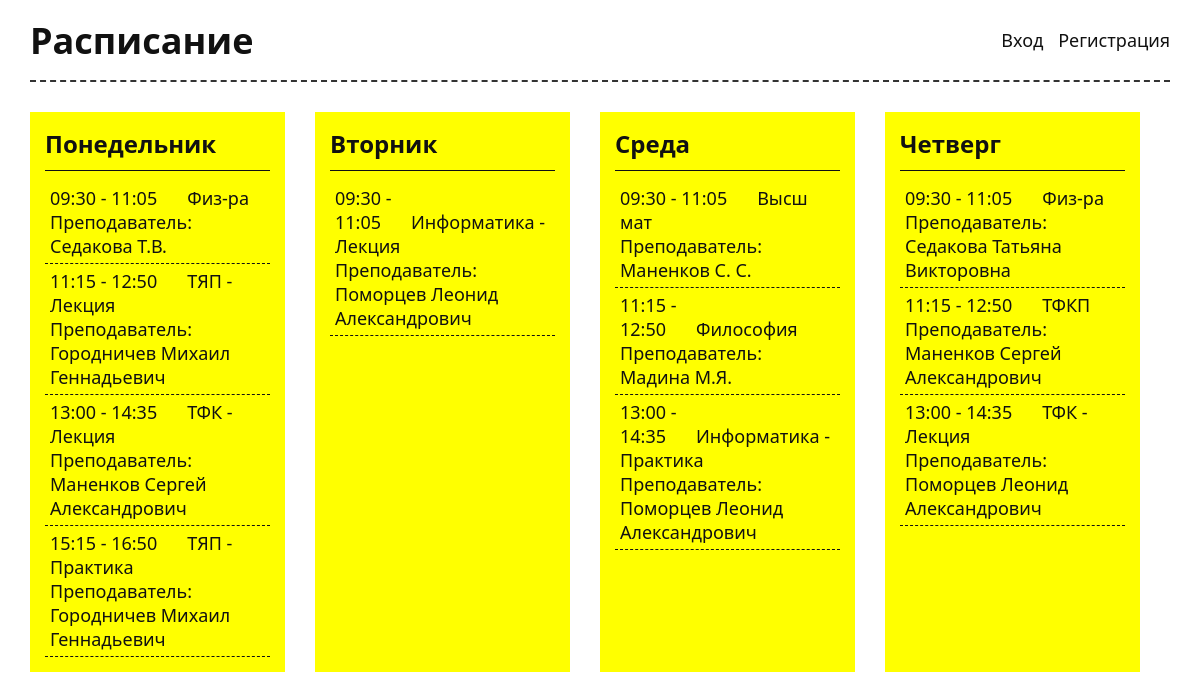
The page / on the database its author committed.
### app/models.py (models this page shows, shortened)
class Days(models.Model):
	title = models.CharField(max_length = 30)
	lesson1 = models.CharField(max_length = 50, null=True, blank=True)
	time1 = models.CharField(max_length = 15, null=True, blank=True)
	teacher1 = models.CharField(max_length = 55, null=True, blank=True)
	lesson2 = models.CharField(max_length = 50, null=True, blank=True)
	time2 = models.CharField(max_length = 15, null=True, blank=True)
	teacher2 =models.CharField(max_length = 55, null=True, blank=True)
	lesson3 = models.CharField(max_length = 50, null=True, blank=True)
	time3 = models.CharField(max_length = 15, null=True, blank=True)
	teacher3 = models.CharField(max_length = 55, null=True, blank=True)
	lesson4 = models.CharField(max_length = 50, null=True, blank=True)
	time4 = models.CharField(max_length = 15, null=True, blank=True)
	teacher4 = models.CharField(max_length = 55, null=True, blank=True)
	lesson5 = models.CharField(max_length = 50, null=True, blank=True)
	time5 = models.CharField(max_length = 15, null=True, blank=True)
	teacher5 = models.CharField(max_length = 55, null=True, blank=True)

### app/templates/app/index.html (shortened to what this page needs)
{% extends "app/header.html" %}
	{% block data %}
		<div class="container">
			<div class="flex-wrap">
				{% for post in object_list %}
					<div class="day">
						<div class="day-week">
							{{post.title}}
						</div>
						<div class="day-info">
							<p><time>{{post.time1}}</time>{{post.lesson1}}<br><span>Преподаватель: {{post.teacher1}}</span></p>
							<p><time>{{post.time2}}</time>{{post.lesson2}}<br><span>Преподаватель: {{post.teacher2}}</span></p>
							<p><time>{{post.time3}}</time>{{post.lesson3}}<br><span>Преподаватель: {{post.teacher3}}</span></p>
							<p><time>{{post.time4}}</time>{{post.lesson4}}<br><span>Преподаватель: {{post.teacher4}}</span></p>
						</div>
					</div>
				{% endfor %}
			</div>
		</div>
	{% endblock %}

### app/templates/app/header.html (shortened to what this page needs)
<!DOCTYPE html>
<html>
	<head>
		{% load staticfiles %}
		<link rel="stylesheet" href="{% static 'css/style.css' %}">
	</head>
	<body>
		<header>
			<h1><a href="/">Расписание</a></h1>
			<nav>
				{% if user.is_authenticated %}
					<a href="/redirect">Выход</a>
				{% else %}
					<a href="/login" id="login">Вход</a>
					<a href="/registration" id="registration">Регистрация</a>
				{% endif %}
			</nav>
		</header>
		{% block data %}
		{% endblock %}
	</body>
</html>

### app/static/css/style.css (style rules this page uses)
* { padding: 0; margin: 0; }
body { color: #111; padding: 0 30px; font-size: 18px; }
header { height: 80px; display: flex; align-items: center; font-family: Segoe UI; border-bottom: 2px dashed #333; }
a { text-decoration: none; color: #111; }
nav { flex-grow: 1; text-align: right; }
nav a { margin-right: 10px; }
nav a:last-child { margin-right: 0; }
.flex-wrap { display: flex; justify-content: flex-start; }
.day { width: 380px; margin: 30px 30px 30px 0; padding: 5px 15px 15px 15px; background-color: yellow; font-family: Segoe UI; }
.day .day-week { padding: 10px 0; border-bottom: 1px solid #111; font-weight: bold; font-size: 24px; }
.day .day-info p { padding: 5px; border-bottom: 1px dashed #111; }
.day .day-info p:first-child { padding-top: 15px; }
.day .day-info time { padding-right: 30px; }
.day .day-info p span { padding-top: 15px; }

### rows shown on the page
Days: title "Понедельник", time1 "09:30 - 11:05", lesson1 "Физ-ра", teacher1 "Седакова Т.В.", time2 "11:15 - 12:50", lesson2 "ТЯП - Лекция", teacher2 "Городничев Михаил Геннадьевич", time3 "13:00 - 14:35", lesson3 "ТФК - Лекция", teacher3 "Маненков Сергей Александрович", time4 "15:15 - 16:50", lesson4 "ТЯП - Практика", teacher4 "Городничев Михаил Геннадьевич"
Days: title "Вторник", time1 "09:30 - 11:05", lesson1 "Информатика - Лекция", teacher1 "Поморцев Леонид Александрович"
Days: title "Среда", time1 "09:30 - 11:05", lesson1 "Высш мат", teacher1 "Маненков С. С.", time2 "11:15 - 12:50", lesson2 "Философия", teacher2 "Мадина М.Я.", time3 "13:00 - 14:35", lesson3 "Информатика - Практика", teacher3 "Поморцев Леонид Александрович"
Days: title "Четверг", time1 "09:30 - 11:05", lesson1 "Физ-ра", teacher1 "Седакова Татьяна Викторовна", time2 "11:15 - 12:50", lesson2 "ТФКП", teacher2 "Маненков Сергей Александрович", time3 "13:00 - 14:35", lesson3 "ТФК - Лекция", teacher3 "Поморцев Леонид Александрович"
